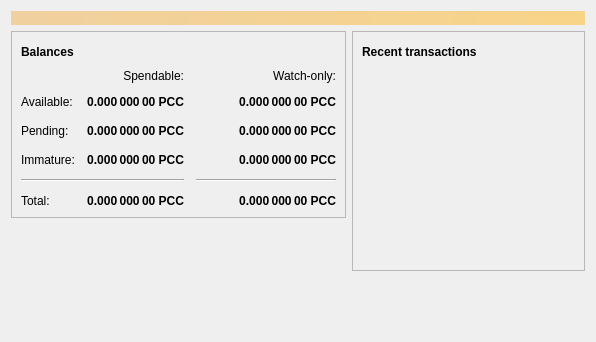
<?xml version="1.0" encoding="UTF-8"?>
<ui version="4.0">
 <class>OverviewPage</class>
 <widget class="QWidget" name="OverviewPage">
  <property name="geometry">
   <rect>
    <x>0</x>
    <y>0</y>
    <width>596</width>
    <height>342</height>
   </rect>
  </property>
  <property name="windowTitle">
   <string>Form</string>
  </property>
  <layout class="QVBoxLayout" name="topLayout">
   <item>
    <widget class="QLabel" name="labelAlerts">
     <property name="visible">
      <bool>false</bool>
     </property>
     <property name="styleSheet">
      <string notr="true">QLabel { background-color: qlineargradient(x1: 0, y1: 0, x2: 1, y2: 0, stop:0 #F0D0A0, stop:1 #F8D488); color:#000000; }</string>
     </property>
     <property name="wordWrap">
      <bool>true</bool>
     </property>
     <property name="margin">
      <number>3</number>
     </property>
     <property name="textInteractionFlags">
      <set>Qt::TextSelectableByMouse</set>
     </property>
    </widget>
   </item>
   <item>
    <layout class="QHBoxLayout" name="horizontalLayout" stretch="1,1">
     <item>
      <layout class="QVBoxLayout" name="verticalLayout_2">
       <item>
        <widget class="QFrame" name="frame">
         <property name="frameShape">
          <enum>QFrame::StyledPanel</enum>
         </property>
         <property name="frameShadow">
          <enum>QFrame::Raised</enum>
         </property>
         <layout class="QVBoxLayout" name="verticalLayout_4">
          <item>
           <layout class="QHBoxLayout" name="horizontalLayout_4">
            <item>
             <widget class="QLabel" name="label_5">
              <property name="font">
               <font>
                <weight>75</weight>
                <bold>true</bold>
               </font>
              </property>
              <property name="text">
               <string>Balances</string>
              </property>
             </widget>
            </item>
            <item>
             <widget class="QPushButton" name="labelWalletStatus">
              <property name="enabled">
               <bool>true</bool>
              </property>
              <property name="maximumSize">
               <size>
                <width>30</width>
                <height>16777215</height>
               </size>
              </property>
              <property name="toolTip">
               <string>The displayed information may be out of date. Your wallet automatically synchronizes with the PaycheckCash network after a connection is established, but this process has not completed yet.</string>
              </property>
              <property name="text">
               <string/>
              </property>
              <property name="icon">
               <iconset resource="../paycheckcash.qrc">
                <normaloff>:/icons/warning</normaloff>
                <disabledoff>:/icons/warning</disabledoff>:/icons/warning</iconset>
              </property>
              <property name="iconSize">
               <size>
                <width>24</width>
                <height>24</height>
               </size>
              </property>
              <property name="flat">
               <bool>true</bool>
              </property>
             </widget>
            </item>
            <item>
             <spacer name="horizontalSpacer_3">
              <property name="orientation">
               <enum>Qt::Horizontal</enum>
              </property>
              <property name="sizeHint" stdset="0">
               <size>
                <width>40</width>
                <height>20</height>
               </size>
              </property>
             </spacer>
            </item>
           </layout>
          </item>
          <item>
           <layout class="QGridLayout" name="gridLayout">
            <property name="spacing">
             <number>12</number>
            </property>
            <item row="2" column="2">
             <widget class="QLabel" name="labelWatchPending">
              <property name="font">
               <font>
                <weight>75</weight>
                <bold>true</bold>
               </font>
              </property>
              <property name="cursor">
               <cursorShape>IBeamCursor</cursorShape>
              </property>
              <property name="toolTip">
               <string>Unconfirmed transactions to watch-only addresses</string>
              </property>
              <property name="text">
               <string notr="true">0.000 000 00 PCC</string>
              </property>
              <property name="alignment">
               <set>Qt::AlignRight|Qt::AlignTrailing|Qt::AlignVCenter</set>
              </property>
              <property name="textInteractionFlags">
               <set>Qt::LinksAccessibleByMouse|Qt::TextSelectableByKeyboard|Qt::TextSelectableByMouse</set>
              </property>
             </widget>
            </item>
            <item row="2" column="1">
             <widget class="QLabel" name="labelUnconfirmed">
              <property name="font">
               <font>
                <weight>75</weight>
                <bold>true</bold>
               </font>
              </property>
              <property name="cursor">
               <cursorShape>IBeamCursor</cursorShape>
              </property>
              <property name="toolTip">
               <string>Total of transactions that have yet to be confirmed, and do not yet count toward the spendable balance</string>
              </property>
              <property name="text">
               <string notr="true">0.000 000 00 PCC</string>
              </property>
              <property name="alignment">
               <set>Qt::AlignRight|Qt::AlignTrailing|Qt::AlignVCenter</set>
              </property>
              <property name="textInteractionFlags">
               <set>Qt::LinksAccessibleByMouse|Qt::TextSelectableByKeyboard|Qt::TextSelectableByMouse</set>
              </property>
             </widget>
            </item>
            <item row="3" column="2">
             <widget class="QLabel" name="labelWatchImmature">
              <property name="font">
               <font>
                <weight>75</weight>
                <bold>true</bold>
               </font>
              </property>
              <property name="cursor">
               <cursorShape>IBeamCursor</cursorShape>
              </property>
              <property name="toolTip">
               <string>Mined balance in watch-only addresses that has not yet matured</string>
              </property>
              <property name="text">
               <string notr="true">0.000 000 00 PCC</string>
              </property>
              <property name="alignment">
               <set>Qt::AlignRight|Qt::AlignTrailing|Qt::AlignVCenter</set>
              </property>
              <property name="textInteractionFlags">
               <set>Qt::LinksAccessibleByMouse|Qt::TextSelectableByKeyboard|Qt::TextSelectableByMouse</set>
              </property>
             </widget>
            </item>
            <item row="4" column="0" colspan="2">
             <widget class="Line" name="line">
              <property name="orientation">
               <enum>Qt::Horizontal</enum>
              </property>
             </widget>
            </item>
            <item row="4" column="2">
             <widget class="Line" name="lineWatchBalance">
              <property name="sizePolicy">
               <sizepolicy hsizetype="Preferred" vsizetype="Fixed">
                <horstretch>0</horstretch>
                <verstretch>0</verstretch>
               </sizepolicy>
              </property>
              <property name="minimumSize">
               <size>
                <width>140</width>
                <height>0</height>
               </size>
              </property>
              <property name="orientation">
               <enum>Qt::Horizontal</enum>
              </property>
             </widget>
            </item>
            <item row="5" column="0">
             <widget class="QLabel" name="labelTotalText">
              <property name="text">
               <string>Total:</string>
              </property>
             </widget>
            </item>
            <item row="3" column="1">
             <widget class="QLabel" name="labelImmature">
              <property name="font">
               <font>
                <weight>75</weight>
                <bold>true</bold>
               </font>
              </property>
              <property name="cursor">
               <cursorShape>IBeamCursor</cursorShape>
              </property>
              <property name="toolTip">
               <string>Mined balance that has not yet matured</string>
              </property>
              <property name="text">
               <string notr="true">0.000 000 00 PCC</string>
              </property>
              <property name="alignment">
               <set>Qt::AlignRight|Qt::AlignTrailing|Qt::AlignVCenter</set>
              </property>
              <property name="textInteractionFlags">
               <set>Qt::LinksAccessibleByMouse|Qt::TextSelectableByKeyboard|Qt::TextSelectableByMouse</set>
              </property>
             </widget>
            </item>
            <item row="2" column="3">
             <spacer name="horizontalSpacer_2">
              <property name="orientation">
               <enum>Qt::Horizontal</enum>
              </property>
              <property name="sizeHint" stdset="0">
               <size>
                <width>40</width>
                <height>20</height>
               </size>
              </property>
             </spacer>
            </item>
            <item row="3" column="0">
             <widget class="QLabel" name="labelImmatureText">
              <property name="text">
               <string>Immature:</string>
              </property>
             </widget>
            </item>
            <item row="5" column="1">
             <widget class="QLabel" name="labelTotal">
              <property name="font">
               <font>
                <weight>75</weight>
                <bold>true</bold>
               </font>
              </property>
              <property name="cursor">
               <cursorShape>IBeamCursor</cursorShape>
              </property>
              <property name="toolTip">
               <string>Your current total balance</string>
              </property>
              <property name="text">
               <string notr="true">0.000 000 00 PCC</string>
              </property>
              <property name="alignment">
               <set>Qt::AlignRight|Qt::AlignTrailing|Qt::AlignVCenter</set>
              </property>
              <property name="textInteractionFlags">
               <set>Qt::LinksAccessibleByMouse|Qt::TextSelectableByKeyboard|Qt::TextSelectableByMouse</set>
              </property>
             </widget>
            </item>
            <item row="5" column="2">
             <widget class="QLabel" name="labelWatchTotal">
              <property name="font">
               <font>
                <weight>75</weight>
                <bold>true</bold>
               </font>
              </property>
              <property name="cursor">
               <cursorShape>IBeamCursor</cursorShape>
              </property>
              <property name="toolTip">
               <string>Current total balance in watch-only addresses</string>
              </property>
              <property name="text">
               <string notr="true">0.000 000 00 PCC</string>
              </property>
              <property name="alignment">
               <set>Qt::AlignRight|Qt::AlignTrailing|Qt::AlignVCenter</set>
              </property>
              <property name="textInteractionFlags">
               <set>Qt::LinksAccessibleByMouse|Qt::TextSelectableByKeyboard|Qt::TextSelectableByMouse</set>
              </property>
             </widget>
            </item>
            <item row="0" column="2">
             <widget class="QLabel" name="labelWatchonly">
              <property name="text">
               <string>Watch-only:</string>
              </property>
              <property name="alignment">
               <set>Qt::AlignRight|Qt::AlignTrailing|Qt::AlignVCenter</set>
              </property>
             </widget>
            </item>
            <item row="1" column="0">
             <widget class="QLabel" name="labelBalanceText">
              <property name="text">
               <string>Available:</string>
              </property>
             </widget>
            </item>
            <item row="1" column="1">
             <widget class="QLabel" name="labelBalance">
              <property name="font">
               <font>
                <weight>75</weight>
                <bold>true</bold>
               </font>
              </property>
              <property name="cursor">
               <cursorShape>IBeamCursor</cursorShape>
              </property>
              <property name="toolTip">
               <string>Your current spendable balance</string>
              </property>
              <property name="text">
               <string notr="true">0.000 000 00 PCC</string>
              </property>
              <property name="alignment">
               <set>Qt::AlignRight|Qt::AlignTrailing|Qt::AlignVCenter</set>
              </property>
              <property name="textInteractionFlags">
               <set>Qt::LinksAccessibleByMouse|Qt::TextSelectableByKeyboard|Qt::TextSelectableByMouse</set>
              </property>
             </widget>
            </item>
            <item row="1" column="2">
             <widget class="QLabel" name="labelWatchAvailable">
              <property name="font">
               <font>
                <weight>75</weight>
                <bold>true</bold>
               </font>
              </property>
              <property name="cursor">
               <cursorShape>IBeamCursor</cursorShape>
              </property>
              <property name="toolTip">
               <string>Your current balance in watch-only addresses</string>
              </property>
              <property name="text">
               <string notr="true">0.000 000 00 PCC</string>
              </property>
              <property name="alignment">
               <set>Qt::AlignRight|Qt::AlignTrailing|Qt::AlignVCenter</set>
              </property>
              <property name="textInteractionFlags">
               <set>Qt::LinksAccessibleByMouse|Qt::TextSelectableByKeyboard|Qt::TextSelectableByMouse</set>
              </property>
             </widget>
            </item>
            <item row="2" column="0">
             <widget class="QLabel" name="labelPendingText">
              <property name="text">
               <string>Pending:</string>
              </property>
             </widget>
            </item>
            <item row="0" column="1">
             <widget class="QLabel" name="labelSpendable">
              <property name="text">
               <string>Spendable:</string>
              </property>
              <property name="alignment">
               <set>Qt::AlignRight|Qt::AlignTrailing|Qt::AlignVCenter</set>
              </property>
             </widget>
            </item>
           </layout>
          </item>
         </layout>
        </widget>
       </item>
       <item>
        <spacer name="verticalSpacer">
         <property name="orientation">
          <enum>Qt::Vertical</enum>
         </property>
         <property name="sizeHint" stdset="0">
          <size>
           <width>20</width>
           <height>40</height>
          </size>
         </property>
        </spacer>
       </item>
      </layout>
     </item>
     <item>
      <layout class="QVBoxLayout" name="verticalLayout_3">
       <item>
        <widget class="QFrame" name="frame_2">
         <property name="frameShape">
          <enum>QFrame::StyledPanel</enum>
         </property>
         <property name="frameShadow">
          <enum>QFrame::Raised</enum>
         </property>
         <layout class="QVBoxLayout" name="verticalLayout">
          <item>
           <layout class="QHBoxLayout" name="horizontalLayout_2">
            <item>
             <widget class="QLabel" name="label_4">
              <property name="font">
               <font>
                <weight>75</weight>
                <bold>true</bold>
               </font>
              </property>
              <property name="text">
               <string>Recent transactions</string>
              </property>
             </widget>
            </item>
            <item>
             <widget class="QPushButton" name="labelTransactionsStatus">
              <property name="enabled">
               <bool>true</bool>
              </property>
              <property name="maximumSize">
               <size>
                <width>30</width>
                <height>16777215</height>
               </size>
              </property>
              <property name="toolTip">
               <string>The displayed information may be out of date. Your wallet automatically synchronizes with the PaycheckCash network after a connection is established, but this process has not completed yet.</string>
              </property>
              <property name="text">
               <string/>
              </property>
              <property name="icon">
               <iconset resource="../paycheckcash.qrc">
                <normaloff>:/icons/warning</normaloff>
                <disabledoff>:/icons/warning</disabledoff>:/icons/warning</iconset>
              </property>
              <property name="iconSize">
               <size>
                <width>24</width>
                <height>24</height>
               </size>
              </property>
              <property name="flat">
               <bool>true</bool>
              </property>
             </widget>
            </item>
            <item>
             <spacer name="horizontalSpacer">
              <property name="orientation">
               <enum>Qt::Horizontal</enum>
              </property>
              <property name="sizeHint" stdset="0">
               <size>
                <width>40</width>
                <height>20</height>
               </size>
              </property>
             </spacer>
            </item>
           </layout>
          </item>
          <item>
           <widget class="QListView" name="listTransactions">
            <property name="styleSheet">
             <string notr="true">QListView { background: transparent; }</string>
            </property>
            <property name="frameShape">
             <enum>QFrame::NoFrame</enum>
            </property>
            <property name="verticalScrollBarPolicy">
             <enum>Qt::ScrollBarAlwaysOff</enum>
            </property>
            <property name="horizontalScrollBarPolicy">
             <enum>Qt::ScrollBarAlwaysOff</enum>
            </property>
            <property name="selectionMode">
             <enum>QAbstractItemView::NoSelection</enum>
            </property>
           </widget>
          </item>
         </layout>
        </widget>
       </item>
       <item>
        <spacer name="verticalSpacer_2">
         <property name="orientation">
          <enum>Qt::Vertical</enum>
         </property>
         <property name="sizeHint" stdset="0">
          <size>
           <width>20</width>
           <height>40</height>
          </size>
         </property>
        </spacer>
       </item>
      </layout>
     </item>
    </layout>
   </item>
  </layout>
 </widget>
 <resources/>
 <connections/>
</ui>
